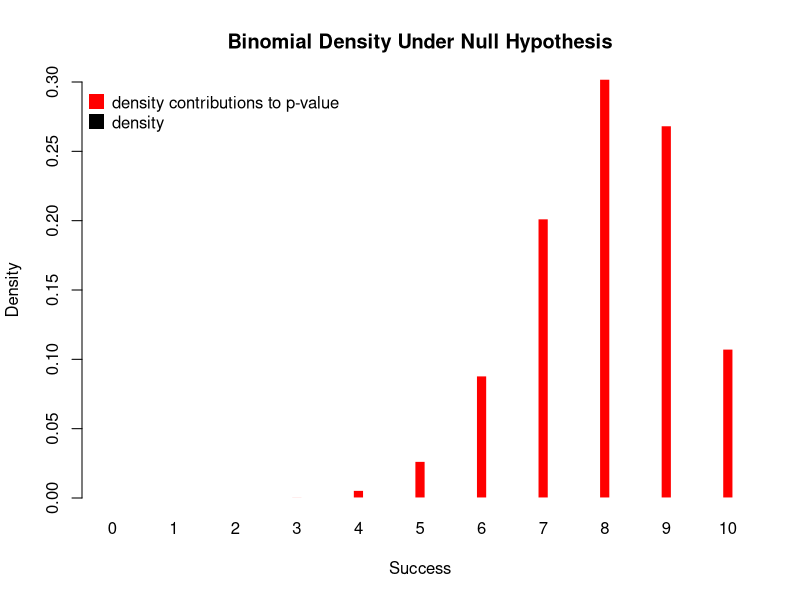

Write the R code that produced this figure.
### Computing the Binomial p-value

# Data
x <- rbinom(1, 10, 0.8)
mu_h <- 0.8

#' @param x Number of successes observed.
#' @param n Number of trials.
#' @param p Hypothesized success rate.
#' @return A list containing the densities evaluated for each success \code{x} given \code{n} and \code{p}.
binomial_p_value <- function(x, n, p) {
  d <- dbinom(0:n, 10, p)
  indx <- which(d <= dbinom(x, n, p))
  p_value <- sum(d[indx])
  return(list(d = d, p_value = p_value))
}

bpv <- binomial_p_value(x, 10, mu_h)

# empirical distribution of t-statistic where data is resampled under the null hypothesis
pdf("figs/bintest_dist.pdf", width = 8, height = 6)
cols <- rep("black", 10)
cols[which(bpv$d <= dbinom(x, 10, mu_h))] <- "red"
barplot(bpv$d, space = 5, col = cols, border = FALSE,
        ylim = c(0,0.3),
        main = "Binomial Density Under Null Hypothesis",
        xlab = "Success",
        ylab = "Density", names.arg = 0:10)
legend("topleft", c("density contributions to p-value","density"), col = c("red","black"), pch = c(15,15), pt.cex = c(2,2), bty = "n")
dev.off()

